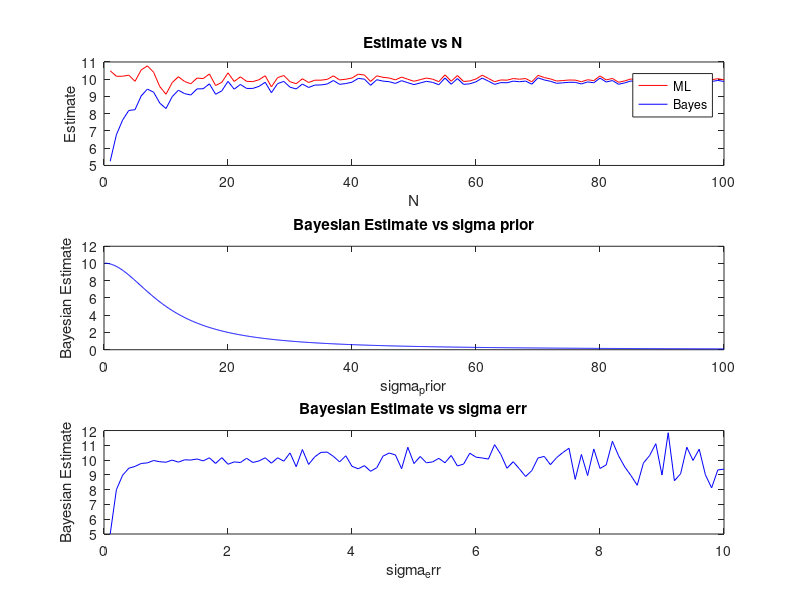

The MATLAB source for this figure: (Note: this script raises an error after producing the figure.)
theta_true = 10; % true value of theta

% Create a range for values of N
N_values = 1:1:100; % range of N values
% store the estimates in arrays (initialise to 0)
theta_ML_N = zeros(1, length(N_values));
theta_Bayes_N = zeros(1, length(N_values));

% use index because the step size in N is variable
index = 1;

% standard deviation of the noise
sigma_err = 1; 

for N = N_values

    % make noise and signal
    err = sigma_err * randn(N,1);
    y = theta_true + err; 

    % ML is just mean
    theta_ML_N(index) = mean(y);

    % Bayesian estimation with sigma_prior = 1
    sigma_prior = 1;
    theta_Bayes_N(index) = sigma_err^2 / (N*sigma_err^2 + sigma_prior^2) * sum(y);
    
    index = index + 1;
end

% Generate estimates for different sigma_prior
sigma_prior_values = 0.1:0.1:100; % range of sigma_prior values
theta_Bayes_sigma_prior = zeros(1, length(sigma_prior_values)); % array to save Bayesian estimates

% Fix N to 100 for sigma_prior plot
N = 100;
% Generate data
sigma_err = 1; % standard deviation of the noise
err = sigma_err * randn(N,1); % Gaussian noise
y = theta_true + err; % observations

for i = 1:length(sigma_prior_values)
    sigma_prior = sigma_prior_values(i);
    theta_Bayes_sigma_prior(i) = sigma_err^2 / (N*sigma_err^2 + sigma_prior^2) * sum(y);
end

% Generate estimates for different sigma_err
sigma_err_values = 0.1:0.1:10; % range of sigma_err values
theta_Bayes_sigma_err = zeros(1, length(sigma_err_values)); % array to save Bayesian estimates

% Generate data
for i = 1:length(sigma_err_values)
    sigma_err = sigma_err_values(i);
    err = sigma_err * randn(N,1); % Gaussian noise
    y = theta_true + err; % observations

    % Bayesian estimation with sigma_prior = 1
    sigma_prior = 1;
    theta_Bayes_sigma_err(i) = sigma_err^2 / (N*sigma_err^2 + sigma_prior^2) * sum(y);
end

% Plot results
figure;
subplot(3,1,1);
plot(N_values, theta_ML_N, 'r', N_values, theta_Bayes_N, 'b');
xlabel('N');
ylabel('Estimate');
legend('ML', 'Bayes');
title('Estimate vs N');

subplot(3,1,2);
plot(sigma_prior_values, theta_Bayes_sigma_prior, 'b');
xlabel('sigma_prior');
ylabel('Bayesian Estimate');
title('Bayesian Estimate vs sigma prior');

subplot(3,1,3);
plot(sigma_err_values, theta_Bayes_sigma_err, 'b');
xlabel('sigma_err');
ylabel('Bayesian Estimate');
title('Bayesian Estimate vs sigma err');

% Constants
mu_prior = 12; % set your prior mean
var_prior = 2; % set your prior variance
var_noise = 1; % set your noise variance
real_val = 10;
N = 10; % number of data points

% Generate some data
yn = real_val + sqrt(var_noise)*randn(N,1); 

% Prior Distribution
theta_range = linspace(mu_prior-3*sqrt(var_prior), mu_prior+3*sqrt(var_prior), 1000);
prior = normpdf(theta_range, mu_prior, sqrt(var_prior));

% Likelihood
log_likelihood = sum(log(normpdf(yn, theta_range, sqrt(var_noise))), 1);
likelihood = exp(log_likelihood - max(log_likelihood));  % shift values to avoid underflow
likelihood = likelihood / trapz(theta_range, likelihood);  % normalize to form a proper distribution

% Posterior Distribution
mu_post = (mu_prior/var_prior + sum(yn)/var_noise)/(1/var_prior + N/var_noise);
var_post = 1/(1/var_prior + N/var_noise);
posterior = normpdf(theta_range, mu_post, sqrt(var_post));

% Plotting
figure
plot(theta_range, prior, 'LineWidth', 2)
hold on
plot(theta_range, likelihood, 'LineWidth', 2)
plot(theta_range, posterior, 'LineWidth', 2)
legend('Prior', 'Likelihood', 'Posterior')
xlabel('\theta')
ylabel('Density')
grid on

